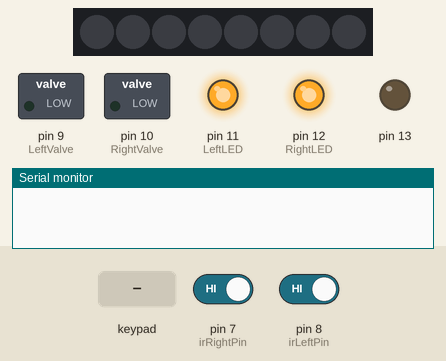
The sketch below on a simulated Arduino Uno, built with avr-gcc and run on an emulated ATmega328P. Shown: 8 RGB LEDs in strip order, left to right, switched loads named in the sketch (green lamp = pin HIGH), output pins drawn as LEDs (lit = HIGH), the last lines printed to the serial monitor. Inputs (shaded band) come from the test bench; at power-on: pin 7 (irRightPin) HIGH, pin 8 (irLeftPin) HIGH.

Above: at 1.3 s.
1.4 s: key '1' pressed
At 3.7 s:
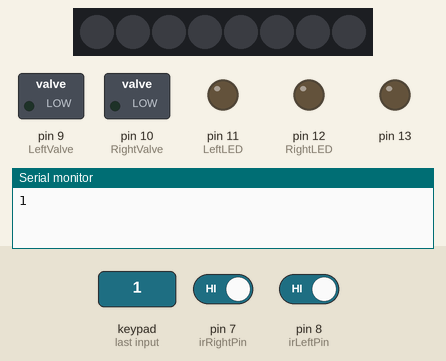
4.0 s: pin 7 (irRightPin) driven LOW
At 5.0 s:
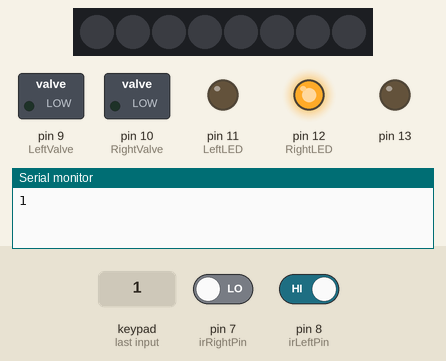
10.0 s: keypad keys 3 4 5 pressed 0.4 s apart
At 15.8 s:
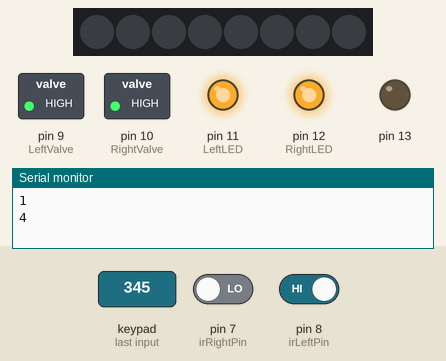
Timing chart, 0 to 17.3 s (numbered marks = the images above; inputs shaded):
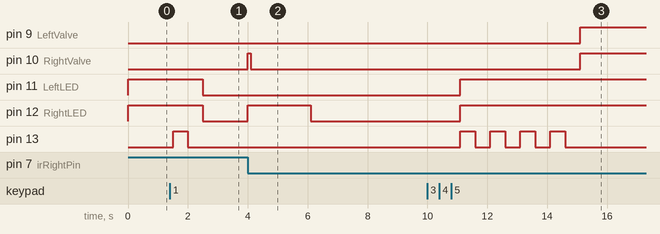

Measured:
- after the input at 1.4 s, pin 11 (LeftLED), pin 12 (RightLED): HIGH → LOW after 1.1 s; pin 13: LOW → HIGH after 0.10 s, → LOW 0.50 s later
- after the input at 4.0 s, pin 10 (RightValve): LOW → HIGH at once, → LOW 0.10 s later; pin 12 (RightLED): LOW → HIGH at once, → LOW 2.1 s later
- after the input at 10.0 s, pin 9 (LeftValve): LOW → HIGH after 5.1 s; pin 11 (LeftLED): LOW → HIGH after 1.1 s; pin 12 (RightLED): goes on until 11.1 s, then stays HIGH; pin 13: alternates HIGH for 0.50 s and LOW for 0.50 s, 8 changes in all, then stays LOW, starting after 1.1 s

The sketch:

W_Maze_sketch_sandbox.ino
```cpp
// Code for 'W' Maze in the Williams lab (McGill).
// Initial version by ecarmichael 2020-02-07 based on Ardunio-AutoReward by
// jesusjballesteros through open behaviour.  I am very grateful for this framework.

// Code for the infrared beam-triggered double reward system is shown below.
// Shared first on 05.11.2017 by jesusjballesteros in forum.arduino.cc
// Feel free to modify, share and use it. acknowledgements are always welcome.

#include <Keypad.h>
//neopixel component
#include <Adafruit_NeoPixel.h>
#ifdef __AVR__
  #include <avr/power.h>
#endif

//Main INPUT/OUTPUT system
const int RightValve = 10;          // Right Valve ctrl connected to digital pin 10
const int LeftValve = 9;            // Left Valve ctrl connected to digital pin 13
// photobeams
const int RightLED = 12;            // Left LED anode connected to digital pin 11
const int LeftLED = 11;             // Right LED anode connected to digital pin 12
const int irRightPin = 7;           // Right IR connected to digital pin 4
const int irLeftPin = 8;            // Left IR connected to digital pin 2

//Outputs
#define PIN  6
#define NUMPIXELS 8
Adafruit_NeoPixel pixels = Adafruit_NeoPixel(NUMPIXELS, PIN, NEO_GRB + NEO_KHZ800);

//
byte irRightSensor = 0;             // will read the value from the right IR
byte irLeftSensor = 0;              // will read the value from the left IR
byte alternate = 0;                 // variable to alternate during TRAINING and EXPERIMENT status


//Keyboard implementation (for 8 keys using 5 DIG INPUTS. Can be upgraded)

const byte rows = 2;                 // two rows
const byte cols = 3;                 // three columns
byte rowPins[rows] = {2, 6};         // row pinout of the keypad
byte colPins[cols] = {3, 4, 5};      // column pinout of the keypad
char keys[rows][cols] = {
  {'1', '2', '3',},
  {'4', '5', '6',},
};
Keypad keypad = Keypad( makeKeymap(keys), rowPins, colPins, rows, cols );
char key;
byte menu;
char reset;

//Implementing different STATES. Four states for 3 keys + default.
//¿Possibility of implementing HOLD status to double options without adding new keys?

enum state {HABITUATION, TRAINING, EXPERIMENT1, WAITING, FILLandCLEAN} current_state = WAITING;
      //I define short press 1 = HABITUATION
      //         short press 2 = TRAINING
      //         short press 3 = EXPERIMENT1
      //         short press 4 = FILLandCLEAN
      //         hold 1 = not_def
      //         hold 2 = not_def
      //         hold 3 = not_def


//Initialize values
void setup() {

  Serial.begin(9600);
  keypad.setHoldTime(500);               // Default is 1000mS
  keypad.setDebounceTime(250);           // Default is 50mS

  pinMode(irRightPin, INPUT);        // declare right infrared sensor as input
  pinMode(irLeftPin, INPUT);         // declare left infrared sensor as input
  pinMode(RightLED, OUTPUT);         // declare Right LED pin as output
  pinMode(LeftLED, OUTPUT);          // declare Left LED pin as output
  pinMode(RightValve, OUTPUT);     // declare Right Valve pin as output
  pinMode(LeftValve, OUTPUT);      // declare Left Valve pin as output
  pinMode(LED_BUILTIN, OUTPUT);      // using in_build led (DIG13)

  digitalWrite(irRightPin, HIGH);    // turn on the right IR
  digitalWrite(irLeftPin, HIGH);     // turn on the left IR
  digitalWrite(RightLED, LOW);       // turn off the left LED
  digitalWrite(LeftLED, LOW);        // turn off the left LED

  //neopixels
    pixels.begin(); // This initializes the NeoPixel library.

}

void loop() {

  switch (current_state) {    //Happens depending on the STATE
    case WAITING:
    // pixels.setPixelColor(i, pixels.Color(0,150,0)); // Moderately bright green color.
    //pixels.show(); // This sends the updated pixel color to the hardware.

      digitalWrite(RightLED, HIGH);              //Visual cue for WAITING state
      digitalWrite(LeftLED, HIGH);
      key = keypad.getKey();            // check for key press
      if (key != NO_KEY) {
        menu = key - 48;                // converts ASCII key (char) to menu (byte)
        Serial.println(key);
        switch (menu) {
          case 1:                 // enter the function by short pressing "1"
            {
              current_state = HABITUATION;
              for (byte x = 0; x < 1; x++) {           // Visual cue for HABITUATION state
                digitalWrite(LED_BUILTIN, HIGH);
                delay(500);
                digitalWrite(LED_BUILTIN, LOW);
                delay(500);
              }
            }
            break;

          case 2:                  // enter the function by short pressing "2"
            {
              current_state = TRAINING;
              for (byte x = 0; x < 2; x++) {            // Visual cue for TRAINING state
                digitalWrite(LED_BUILTIN, HIGH);
                delay(500);
                digitalWrite(LED_BUILTIN, LOW);
                delay(500);
              }
            }
            break;

          case 3:                  // enter the function by short pressing "3"
            {
              current_state = EXPERIMENT1;
              for (byte x = 0; x < 3; x++) {            // Visual cue for EXPERIMENT1 state
                digitalWrite(LED_BUILTIN, HIGH);
                delay(500);
                digitalWrite(LED_BUILTIN, LOW);
                delay(500);
              }
            }
            break;

           case 4:                // enter function by short pressing "4"
             {
              current_state = FILLandCLEAN;
              for (byte x = 0; x < 4; x++) {            //Visual cue for FILLandCLEAN state
                digitalWrite(LED_BUILTIN, HIGH);
                delay(500);
                digitalWrite(LED_BUILTIN, LOW);
                delay(500);
                  }
              }
             }
            }
           break;

    case HABITUATION:               // During HABITUATION both IR sensors break generate water delivery, always
      digitalWrite(RightLED, LOW);
      digitalWrite(LeftLED, LOW);
      irRightSensor = digitalRead(irRightPin);      // read right IR value
      irLeftSensor = digitalRead(irLeftPin);        // read left IR value

      if (irLeftSensor == HIGH) {                   // if Left IR does not detect any
        digitalWrite(LeftValve, LOW);               //     Left Valve is OFF
      } else {
        LeftAction();                               // if Left IR detects some, pump ON
      }
      if (irRightSensor == HIGH) {                  // if Left IR does not detect any
        digitalWrite(RightValve, LOW);              //     Left Valve is OFF
      } else {
        RightAction();                              // if Left IR detects some, pump ON
      }

      reset = keypad.getKey();                      // Any key to Reset to WAITING state
      if (reset != NO_KEY) {
        softReset();
      }
      break;

    case TRAINING:                  // During TRAINING alternating IR sensor break delivers water (Starting with LEFT)
      digitalWrite(RightLED, LOW);
      digitalWrite(LeftLED, LOW);
      irRightSensor = digitalRead(irRightPin);       // read right IR value
      irLeftSensor = digitalRead(irLeftPin);         // read left IR value

      if (irLeftSensor == HIGH ) {                   // if Left IR does not detect any
        digitalWrite(LeftValve, LOW);                //     Left Valve is OFF
      } else if ((irLeftSensor == LOW) && (alternate == 0)) {
        LeftAction();                                // if Left IR detects some AND is Left turn, pump ON
        alternate = 1;                               // Changes turn to RIGHT
      }

      if (irRightSensor == HIGH) {                   // if Left IR does not detect any
        digitalWrite(RightValve, LOW);               //      Left Valve is OFF
      } else if ((irRightSensor == LOW) && (alternate == 1)) {
        RightAction();                               // if Left IR detects some AND is Right turn, pump ON
        alternate = 0;                               // Change turn to RIGHT
      }

      reset = keypad.getKey();            // Any key to Reset to WAITING state
      if (reset != NO_KEY) {
        softReset();
      }
      break;

    case EXPERIMENT1:                            // NOT YET DEFINED What happen when State is EXPERIMENT 1
      digitalWrite(RightLED, LOW);
      digitalWrite(LeftLED, LOW);
      irRightSensor = digitalRead(irRightPin);   // read right IR value
      irLeftSensor = digitalRead(irLeftPin);     // read left IR value

      //
      // Here goes code to set EXPERIMENT1 conditions //
      //

      reset = keypad.getKey();            // Any key to Reset to WAITING state
      if (reset != NO_KEY) {
        softReset();
      }
      break;

     case FILLandCLEAN:                 // During FILL/CLEAN IR sensors are not read and Valves are OPEN for 5 secs, every 2 sec

      digitalWrite(LeftValve, HIGH);         // Left Valve is turned on
      digitalWrite(LeftLED, HIGH);           // and LED blinks
      digitalWrite(RightValve, HIGH);        // Left Valve is turned on
      digitalWrite(RightLED, HIGH);          // and LED blinks
      delay(5000);
      digitalWrite(LeftValve, LOW);         // Left Valve is turned on
      digitalWrite(LeftLED, LOW);           // and LED blinks
      digitalWrite(RightValve, LOW);        // Left Valve is turned on
      digitalWrite(RightLED, LOW);          // and LED blinks
      delay(2000);

      reset = keypad.getKey();            // Any key to Reset to WAITING state
      if (reset != NO_KEY) {
        softReset();
      }
      break;
    }
}

//Special events

void LeftAction() {                   //IR triggered LeftValve
  digitalWrite(LeftValve, HIGH);          // Left Valve is open briefly
  digitalWrite(LeftLED, HIGH);            // and LED blinks
  delay(100);
  digitalWrite(LeftValve, LOW);
  delay(2000);                            //   for 2 seconds
  digitalWrite(LeftLED, LOW);
  delay(5000);                            // Avoids additional trigger for next 5 sec
}

void RightAction() {                  //IR triggered RightValve
  digitalWrite(RightValve, HIGH);        // Right Valve is turned on
  digitalWrite(RightLED, HIGH);          // and LED blinks
  delay(100);
  digitalWrite(RightValve, LOW);
  delay(2000);                           //   for 2 seconds
  digitalWrite(RightLED, LOW);
  delay(5000);
}

void softReset() {                       // Reset function (taken from arduino.cc forum, user: Volkemon)
  asm volatile ("  jmp 0");
}
```
